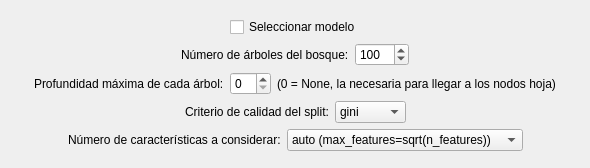
          <widget class="QWidget" name="random_forest">
           <property name="geometry">
            <rect>
             <x>0</x>
             <y>0</y>
             <width>590</width>
             <height>168</height>
            </rect>
           </property>
           <attribute name="label">
            <string>Random Forest</string>
           </attribute>
           <layout class="QVBoxLayout" name="verticalLayout_8">
            <item>
             <spacer name="verticalSpacer_5">
              <property name="orientation">
               <enum>Qt::Vertical</enum>
              </property>
              <property name="sizeHint" stdset="0">
               <size>
                <width>20</width>
                <height>93</height>
               </size>
              </property>
             </spacer>
            </item>
            <item>
             <layout class="QHBoxLayout" name="horizontalLayout_4">
              <property name="topMargin">
               <number>0</number>
              </property>
              <item>
               <spacer name="horizontalSpacer_15">
                <property name="orientation">
                 <enum>Qt::Horizontal</enum>
                </property>
                <property name="sizeHint" stdset="0">
                 <size>
                  <width>40</width>
                  <height>20</height>
                 </size>
                </property>
               </spacer>
              </item>
              <item>
               <widget class="QCheckBox" name="RForest_check">
                <property name="text">
                 <string>Seleccionar modelo</string>
                </property>
               </widget>
              </item>
              <item>
               <spacer name="horizontalSpacer_16">
                <property name="orientation">
                 <enum>Qt::Horizontal</enum>
                </property>
                <property name="sizeHint" stdset="0">
                 <size>
                  <width>40</width>
                  <height>20</height>
                 </size>
                </property>
               </spacer>
              </item>
             </layout>
            </item>
            <item>
             <layout class="QHBoxLayout" name="horizontalLayout_6">
              <property name="topMargin">
               <number>0</number>
              </property>
              <item>
               <spacer name="horizontalSpacer_17">
                <property name="orientation">
                 <enum>Qt::Horizontal</enum>
                </property>
                <property name="sizeHint" stdset="0">
                 <size>
                  <width>40</width>
                  <height>20</height>
                 </size>
                </property>
               </spacer>
              </item>
              <item>
               <widget class="QLabel" name="label_8">
                <property name="text">
                 <string>Número de árboles del bosque:</string>
                </property>
               </widget>
              </item>
              <item>
               <widget class="QSpinBox" name="RForest_spinBox_trees">
                <property name="maximum">
                 <number>9999</number>
                </property>
                <property name="singleStep">
                 <number>10</number>
                </property>
                <property name="value">
                 <number>100</number>
                </property>
               </widget>
              </item>
              <item>
               <spacer name="horizontalSpacer_18">
                <property name="orientation">
                 <enum>Qt::Horizontal</enum>
                </property>
                <property name="sizeHint" stdset="0">
                 <size>
                  <width>40</width>
                  <height>20</height>
                 </size>
                </property>
               </spacer>
              </item>
             </layout>
            </item>
            <item>
             <layout class="QHBoxLayout" name="horizontalLayout_11">
              <property name="topMargin">
               <number>0</number>
              </property>
              <item>
               <spacer name="horizontalSpacer_21">
                <property name="orientation">
                 <enum>Qt::Horizontal</enum>
                </property>
                <property name="sizeHint" stdset="0">
                 <size>
                  <width>40</width>
                  <height>20</height>
                 </size>
                </property>
               </spacer>
              </item>
              <item>
               <widget class="QLabel" name="label_10">
                <property name="text">
                 <string>Profundidad máxima de cada árbol:</string>
                </property>
               </widget>
              </item>
              <item>
               <widget class="QSpinBox" name="RForest_spinBox_depth"/>
              </item>
              <item>
               <widget class="QLabel" name="label_13">
                <property name="text">
                 <string>(0 = None, la necesaria para llegar a los nodos hoja)</string>
                </property>
               </widget>
              </item>
              <item>
               <spacer name="horizontalSpacer_22">
                <property name="orientation">
                 <enum>Qt::Horizontal</enum>
                </property>
                <property name="sizeHint" stdset="0">
                 <size>
                  <width>40</width>
                  <height>20</height>
                 </size>
                </property>
               </spacer>
              </item>
             </layout>
            </item>
            <item>
             <layout class="QHBoxLayout" name="horizontalLayout_10">
              <property name="topMargin">
               <number>0</number>
              </property>
              <item>
               <spacer name="horizontalSpacer_19">
                <property name="orientation">
                 <enum>Qt::Horizontal</enum>
                </property>
                <property name="sizeHint" stdset="0">
                 <size>
                  <width>40</width>
                  <height>20</height>
                 </size>
                </property>
               </spacer>
              </item>
              <item>
               <widget class="QLabel" name="label_9">
                <property name="text">
                 <string>Criterio de calidad del split:</string>
                </property>
               </widget>
              </item>
              <item>
               <widget class="QComboBox" name="RForest_comboBox1">
                <item>
                 <property name="text">
                  <string>gini</string>
                 </property>
                </item>
                <item>
                 <property name="text">
                  <string>entropy</string>
                 </property>
                </item>
               </widget>
              </item>
              <item>
               <spacer name="horizontalSpacer_20">
                <property name="orientation">
                 <enum>Qt::Horizontal</enum>
                </property>
                <property name="sizeHint" stdset="0">
                 <size>
                  <width>40</width>
                  <height>20</height>
                 </size>
                </property>
               </spacer>
              </item>
             </layout>
            </item>
            <item>
             <layout class="QHBoxLayout" name="horizontalLayout_12">
              <property name="leftMargin">
               <number>0</number>
              </property>
              <property name="topMargin">
               <number>0</number>
              </property>
              <item>
               <spacer name="horizontalSpacer_23">
                <property name="orientation">
                 <enum>Qt::Horizontal</enum>
                </property>
                <property name="sizeHint" stdset="0">
                 <size>
                  <width>40</width>
                  <height>20</height>
                 </size>
                </property>
               </spacer>
              </item>
              <item>
               <widget class="QLabel" name="label_11">
                <property name="text">
                 <string>Número de características a considerar:</string>
                </property>
               </widget>
              </item>
              <item>
               <widget class="QComboBox" name="RForest_comboBox2">
                <item>
                 <property name="text">
                  <string>auto (max_features=sqrt(n_features))</string>
                 </property>
                </item>
                <item>
                 <property name="text">
                  <string>sqrt (max_features=sqrt(n_features))</string>
                 </property>
                </item>
                <item>
                 <property name="text">
                  <string>log2 (max_features=log2(n_features))</string>
                 </property>
                </item>
                <item>
                 <property name="text">
                  <string>None (max_features=n_features)</string>
                 </property>
                </item>
               </widget>
              </item>
              <item>
               <spacer name="horizontalSpacer_24">
                <property name="orientation">
                 <enum>Qt::Horizontal</enum>
                </property>
                <property name="sizeHint" stdset="0">
                 <size>
                  <width>40</width>
                  <height>20</height>
                 </size>
                </property>
               </spacer>
              </item>
             </layout>
            </item>
            <item>
             <spacer name="verticalSpacer_6">
              <property name="orientation">
               <enum>Qt::Vertical</enum>
              </property>
              <property name="sizeHint" stdset="0">
               <size>
                <width>20</width>
                <height>93</height>
               </size>
              </property>
             </spacer>
            </item>
           </layout>
          </widget>
